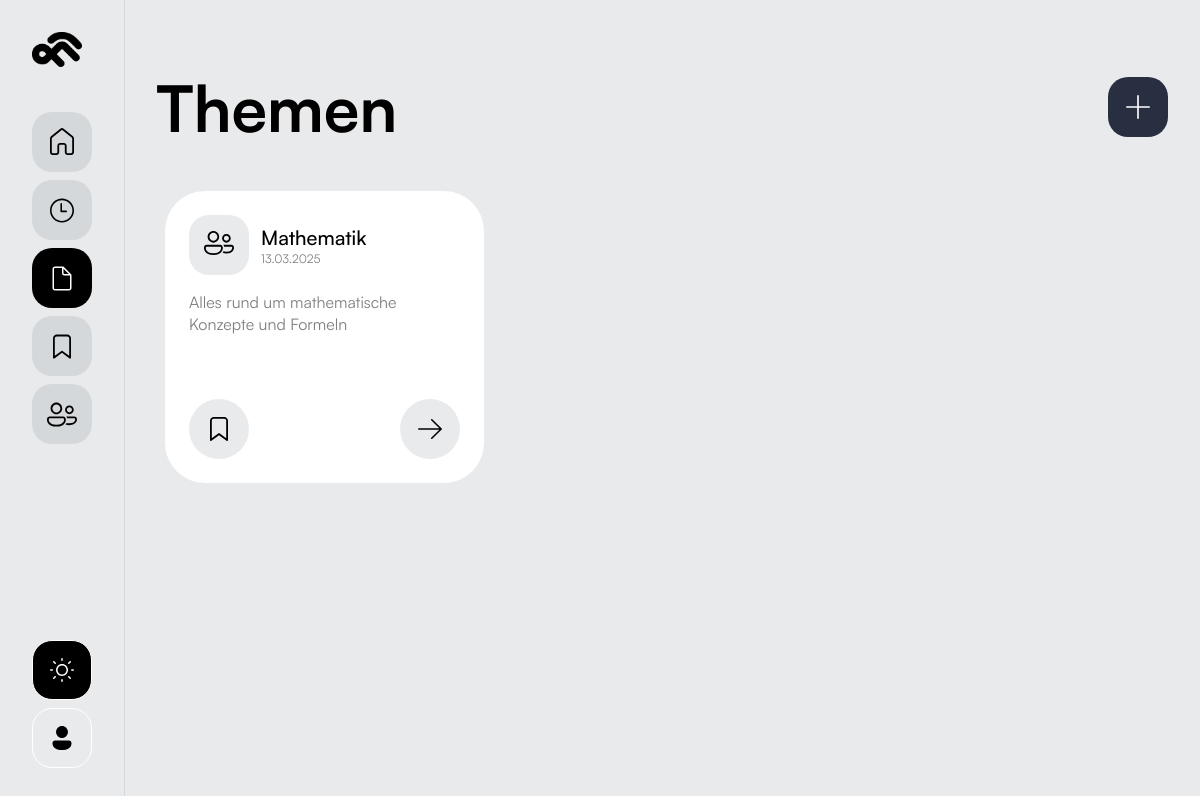
Before: /themen with the older database file.
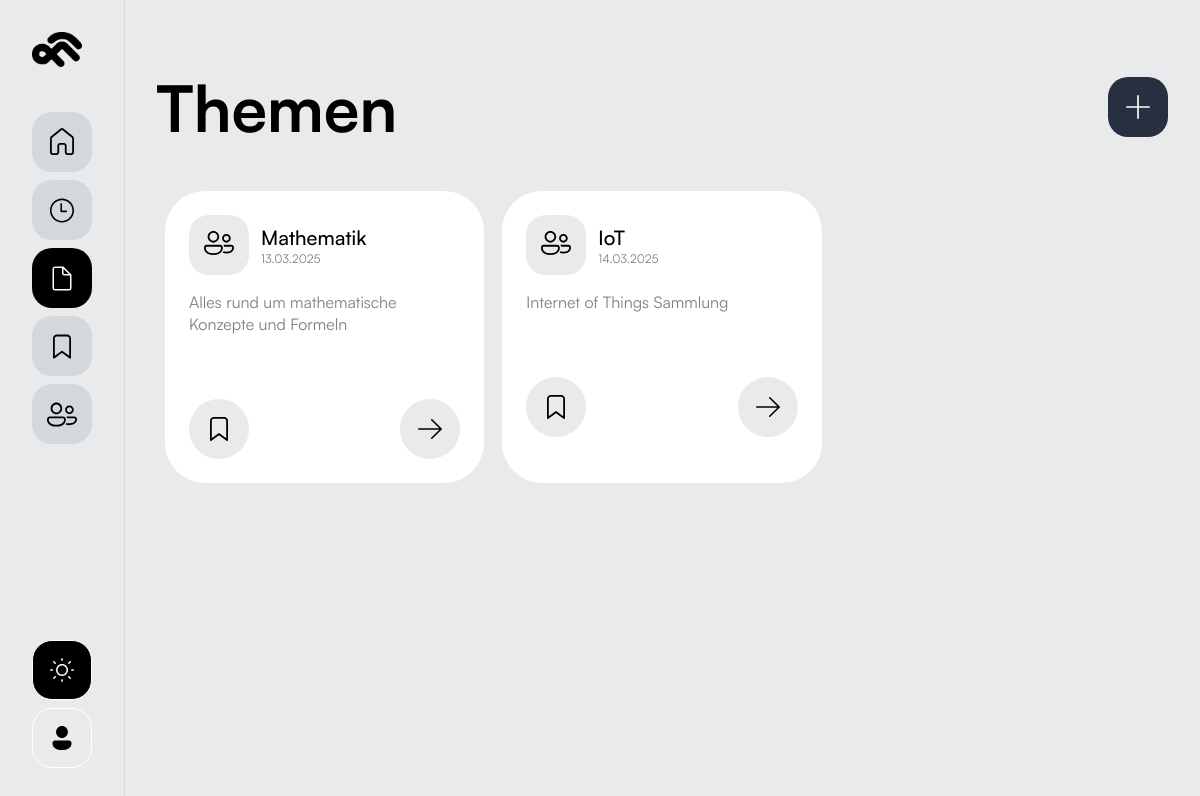
After: the same page with the newer database file.
### app/models.py (models this page shows, shortened)
class Category(db.Model):
    __tablename__ = 'categories'
    id = db.Column(db.Integer, primary_key = True)
    name = db.Column(db.String(100), nullable = False)
    description = db.Column(db.Text)
    icon = db.Column(db.Text)
    color = db.Column(db.String(20))
    created_at = db.Column(db.DateTime, default = datetime.utcnow)
    updated_at = db.Column(db.DateTime, default=datetime.utcnow, onupdate = datetime.utcnow)
    subcategories = db.relationship('Subcategory', backref = 'category', lazy = 'dynamic', cascade='all, delete-orphan')

### app/routes.py (the view)
@app.route("/themen")
def themen():
    kategorien = Category.query.all()
    return render_template('themen.html', kategorien = kategorien)

### app/templates/themen.html (shortened to what this page needs)
{% extends 'base.html' %}
{% block content %}
<div class="heading_page_wrapper">
    <h1>Themen</h1>
    <div class="link_icon_wrapper background-dark-blue">
    </div>
</div>
{% if kategorien %}
    <div class="themen_category_grid">
        {% for kategorie in kategorien %}
            <a href="{{ url_for('kategorie_anzeigen', kategorie_id = kategorie.id) }}" class="category_box_outline">
                <div class="category_box">
                    <div class="category_info_container">
                        <div class="category_info_wrapper">
                        <div class="category_icon_wrapper">
                            <span class="category_icon">
                            </span>
                        </div>
                        <div class="category_heading_wrapper">
                            <h3>{{ kategorie.name }}</h3>
                            <p class="text-style-small">{{ kategorie.updated_at.strftime('%d.%m.%Y') }}</p>
                        </div>
                        </div>
                        <p>{{ kategorie.description|default('Keine Beschreibung vorhanden.')|truncate(100) }}</p>
                    </div>
                    <div class="category_btn_wrapper">
                        <div class="category_btn">
                        </div>
                        <div class="category_btn">
                        </div>
                    </div>
                </div>
            </a>
        {% endfor %}
    </div>
{% else %}
    <div class="empty_state">
        <p>Keine Subkategorien in dieser Kategorie gefunden.</p>
    </div>
{% endif %}
</div>
{% endblock %}

### app/templates/base.html (shortened to what this page needs)
<!DOCTYPE html>
<html lang="de">
<head>
    <link rel="stylesheet" href="{{ url_for('static', filename = 'css/styles.css') }}">
</head>
<body>
  {% include 'sidebar.html' %}
  <main>
    <div class="page_wrapper">
      {% block content %}{% endblock %}
  </main>
</body>
</html>

### app/templates/sidebar.html (shortened to what this page needs)
<div class="sb_section">
    <div class="sb_container">
        <div class="sb_wrapper">
            <div class="sb_logo_wrapper">
                <img class="sb_logo" src="{{ url_for('static', filename = 'images/sf_logo_black.png') }}">
            </div>
            <div class="sb_link_wrapper">
                <a href="{{ url_for('startseite') }}" class="link_icon_wrapper {% if request.path == url_for('startseite') %}active{% endif %}">
                </a>
                <a class="link_icon_wrapper">
                </a>
                <a href="{{ url_for('themen') }}" class="link_icon_wrapper {% if request.path == url_for('themen') %}active{% endif %}">
                </a>
                <a class="link_icon_wrapper">
                </a>
                <a class="link_icon_wrapper">
                </a>
            </div>
        </div>
            <div class="sb_link_wrapper">
                <div id="theme-toggle" class="sb_settings_box light">
                </div>
                <div class="sb_settings_box">
                </div>
            </div>
        </div>
    </div>

### app/static/css/styles.css (style rules this page uses)
:root { --black: #000; --white: #fff; --grey: #E8EAEC; --dark-grey: #D4D8DB; --dark-blue: #272F41; --lighter-grey: rgba(0, 0, 0, 0.5); --lightest-grey: rgba(0, 0, 0, 0.01) }
* { margin: 0; padding: 0; box-sizing: border-box; text-decoration: none; }
a { color: var(--black); }
html, body { scroll-behavior: smooth; width: 100%; height: 100%; }
body { font-family: 'Satoshi (Local)', Arial, sans-serif; font-weight: 400; background-color: var(--grey); color: var(--black); margin: 0; padding: 0; display: flex; overflow-x: hidden; }
main { flex: 1; padding-left: 124px; width: calc(100% - 124px); min-height: 100vh; box-sizing: border-box; overflow-y: auto; }
h1 { font-size: 4rem; font-weight: 700; }
h3 { font-size: 20px; font-weight: 500; }
p { color: var(--lighter-grey); font-size: 1rem; font-weight: 400; }
.text-style-small { font-size: 12px; font-weight: 300; }
.sb_section { min-height: 100vh; border-right: 1px solid var(--dark-grey); box-sizing: border-box; flex-shrink: 0; color: var(--white); position: fixed; left: 0; top: 0; bottom: 0; z-index: 9999; }
.sb_container { height: 100%; width: 100%; padding: 2rem; display: flex; flex-direction: column; align-items: center; justify-content: space-between; }
.sb_wrapper { display: flex; flex-direction: column; height: 100%; gap: 2.5rem; align-items: center; }
.sb_logo_wrapper { width: 100%; height: auto; }
.sb_logo { width: 50px; height: auto; }
.sb_link_wrapper { display: flex; flex-direction: column; gap: 0.5rem; }
.link_icon_wrapper { display: flex; width: 60px; height: 60px; align-items: center; justify-content: center; background-color: var(--dark-grey); border-radius: 20px; color: var(--black); cursor: pointer; }
.link_icon_wrapper.background-dark-blue { background-color: var(--dark-blue); color: var(--white); }
.link_icon_wrapper.active { background-color: var(--black); color: var(--white); }
.sb_settings_box { display: flex; width: 60px; height: 60px; align-items: center; justify-content: center; border-radius: 20px; color: var(--black); border: 1px solid var(--white); cursor: pointer; }
.sb_settings_box.light { background-color: var(--black); color: var(--white); }
.page_wrapper { width: 100%; height: 100%; padding: 2rem; }
.category_box { display: flex; flex-direction: column; padding: 1.5rem; border-radius: 40px; background-color: var(--white); width: 100%; height: 100%; }
.category_icon_wrapper { display: flex; height: 60px; width: 60px; border-radius: 20px; justify-content: center; align-items: center; background-color: var(--grey); }
.category_info_wrapper { display: flex; flex-direction: row; align-items: center; gap: 12px; }
.category_heading_wrapper { display: flex; flex-direction: column; gap: 0px; }
.heading_page_wrapper { display: flex; flex-direction: row; align-items: center; justify-content: space-between; width: 100%; padding: 2rem 0; }
.themen_category_grid { display: grid; grid-template-columns: repeat(3, 1fr); grid-template-rows: auto; width: 100%; }
.category_btn_wrapper { display: flex; flex-direction: row; width: 100%; justify-content: space-between; align-items: center; }
.category_btn { width: 60px; height: 60px; display: flex; justify-content: center; align-items: center; color: black; background-color: var(--grey); border-radius: 50%; }
.category_info_container { display: flex; flex-direction: column; gap: 1rem; padding-bottom: 4rem; }
.category_box_outline { width: 100%; height: 100%; padding: 0.5rem; border-radius: 48px; border: 1px solid transparent; transition: border 0.1s ease-in-out; cursor: pointer; }

Changed rows visible on the page:
added Category: name "IoT", updated_at "14.03.2025", description "Internet of Things Sammlung"
